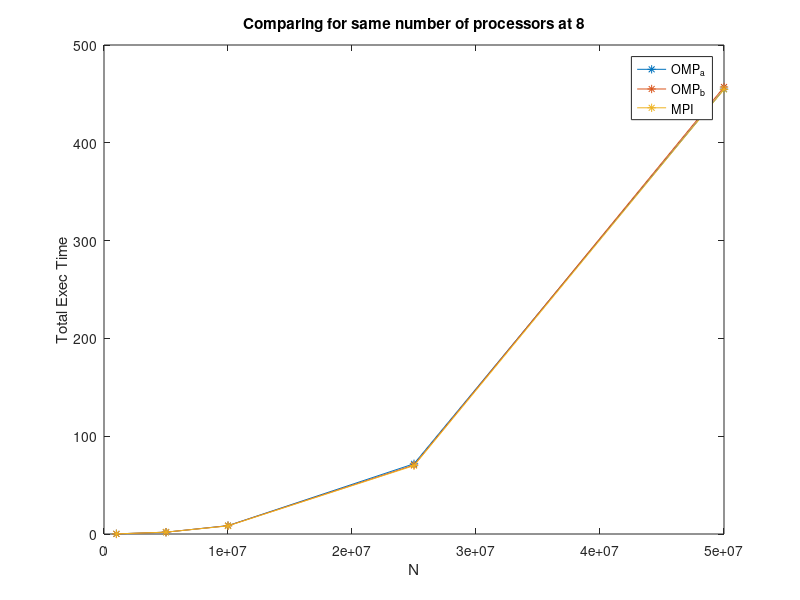

Reproduce this figure in MATLAB. (Note: this script raises an error after producing the figure.)
mat=[
    
%ID,N,p,np,initTime,CompTime,TotTime,MaxPrime,PrimeCount
1,1000000,1000,1,0.0109251,2.85902,2.86995,999983,78498
23,1000000,1000,1,0.0104325,2.86439,2.87489,999983,78498
24,1000000,1000,1,0.0105381,2.87076,2.8814,999983,78498
3,1000000,1000,1,0.0109019,2.87828,2.88919,999983,78498
23,1000000,1000,2,0.00566534,0.895859,0.901528,999983,78498
24,1000000,1000,2,0.00551413,0.900977,0.906595,999983,78498
3,1000000,1000,2,0.00537181,0.907276,0.912664,999983,78498
23,1000000,1000,3,0.00405848,0.473189,0.477163,999983,78498
24,1000000,1000,3,0.00407424,0.471719,0.47575,999983,78498
3,1000000,1000,3,0.0038631,0.467542,0.471285,999983,78498
23,1000000,1000,4,0.00304128,0.308657,0.311718,999983,78498
24,1000000,1000,4,0.0030117,0.309013,0.312088,999983,78498
3,1000000,1000,4,0.00272703,0.30658,0.309263,999983,78498
23,1000000,1000,5,0.00290884,0.224953,0.227936,999983,78498
24,1000000,1000,5,0.00319709,0.228006,0.231254,999983,78498
3,1000000,1000,5,0.00221086,0.223672,0.22588,999983,78498
23,1000000,1000,6,0.00234969,0.175563,0.177984,999983,78498
24,1000000,1000,6,0.00272737,0.177623,0.180293,999983,78498
3,1000000,1000,6,0.0019238,0.174175,0.176077,999983,78498
23,1000000,1000,7,0.00220992,0.143955,0.146302,999983,78498
24,1000000,1000,7,0.00244652,0.144763,0.147393,999983,78498
3,1000000,1000,7,0.00156689,0.142421,0.143901,999983,78498
23,1000000,1000,8,0.00231091,0.121143,0.123546,999983,78498
24,1000000,1000,8,0.00174756,0.12215,0.124017,999983,78498
3,1000000,1000,8,0.00140405,0.120919,0.122295,999983,78498
1,5000000,2236,1,0.0566952,62.925,62.9817,4999999,348513
23,5000000,2236,1,0.0559794,63.0696,63.126,4999999,348513
24,5000000,2236,1,0.0555749,63.0523,63.1083,4999999,348513
3,5000000,2236,1,0.056587,62.9775,63.0341,4999999,348513
23,5000000,2236,2,0.0291829,17.9127,17.9413,4999999,348513
24,5000000,2236,2,0.0287145,17.9574,17.9864,4999999,348513
3,5000000,2236,2,0.0287111,16.8965,16.9248,4999999,348513
23,5000000,2236,3,0.0190903,9.71713,9.73614,4999999,348513
24,5000000,2236,3,0.0188107,9.77904,9.79529,4999999,348513
3,5000000,2236,3,0.018357,9.52133,9.53964,4999999,348513
23,5000000,2236,4,0.0163419,5.55046,5.56657,4999999,348513
24,5000000,2236,4,0.0155,5.62815,5.6438,4999999,348513
3,5000000,2236,4,0.0142431,5.32953,5.34365,4999999,348513
23,5000000,2236,5,0.0130942,4.2744,4.28702,4999999,348513
24,5000000,2236,5,0.0126112,4.22009,4.23281,4999999,348513
3,5000000,2236,5,0.01092,4.02116,4.03211,4999999,348513
23,5000000,2236,6,0.0112023,3.06077,3.07137,4999999,348513
24,5000000,2236,6,0.0100707,2.96332,2.97354,4999999,348513
3,5000000,2236,6,0.00924516,2.87933,2.88849,4999999,348513
23,5000000,2236,7,0.0130488,2.4623,2.47542,4999999,348513
24,5000000,2236,7,0.0115916,2.45568,2.46705,4999999,348513
3,5000000,2236,7,0.00805402,2.36794,2.37589,4999999,348513
23,5000000,2236,8,0.0081878,1.86684,1.87499,4999999,348513
24,5000000,2236,8,0.0102694,1.85538,1.86531,4999999,348513
3,5000000,2236,8,0.00714397,1.88152,1.8884,4999999,348513
1,10000000,3162,1,0.114541,263.534,263.649,9999991,664579
23,10000000,3162,1,0.111759,266.319,266.432,9999991,664579
24,10000000,3162,1,0.111287,263.562,263.674,9999991,664579
3,10000000,3162,1,0.113525,262.9,263.014,9999991,664579
23,10000000,3162,2,0.0575361,68.3478,68.4057,9999991,664579
24,10000000,3162,2,0.0585618,68.4992,68.5571,9999991,664579
3,10000000,3162,2,0.0583041,65.6632,65.7205,9999991,664579
23,10000000,3162,3,0.0377734,39.8787,39.9166,9999991,664579
24,10000000,3162,3,0.0377172,40.0446,40.083,9999991,664579
3,10000000,3162,3,0.0372279,41.5971,41.6343,9999991,664579
23,10000000,3162,4,0.0310718,23.3333,23.3644,9999991,664579
24,10000000,3162,4,0.0307525,23.4075,23.4385,9999991,664579
3,10000000,3162,4,0.0287759,22.4619,22.4903,9999991,664579
23,10000000,3162,5,0.024358,18.4841,18.5092,9999991,664579
24,10000000,3162,5,0.0237509,18.5246,18.5483,9999991,664579
3,10000000,3162,5,0.0221479,18.4747,18.4968,9999991,664579
23,10000000,3162,6,0.021732,13.0244,13.046,9999991,664579
24,10000000,3162,6,0.0209918,13.1685,13.1892,9999991,664579
3,10000000,3162,6,0.018652,12.6015,12.62,9999991,664579
23,10000000,3162,7,0.0206326,11.338,11.3589,9999991,664579
24,10000000,3162,7,0.0187623,11.2932,11.3126,9999991,664579
3,10000000,3162,7,0.016259,10.925,10.9408,9999991,664579
23,10000000,3162,8,0.0211996,8.44769,8.46883,9999991,664579
24,10000000,3162,8,0.0213939,8.52464,8.54613,9999991,664579
3,10000000,3162,8,0.0144711,8.26764,8.28177,9999991,664579
1,25000000,5000,1,0.287517,2508.05,2508.34,24999983,1565927
23,25000000,5000,1,0.277853,2447.42,2447.7,24999983,1565927
24,25000000,5000,1,0.271933,2507,2507.27,24999983,1565927
3,25000000,5000,1,0.278782,2530,2530.28,24999983,1565927
23,25000000,5000,2,0.141878,449.159,449.301,24999983,1565927
24,25000000,5000,2,0.142134,452.826,452.964,24999983,1565927
3,25000000,5000,2,0.142407,446.494,446.635,24999983,1565927
23,25000000,5000,3,0.0925858,277.682,277.775,24999983,1565927
24,25000000,5000,3,0.0939465,276.364,276.456,24999983,1565927
3,25000000,5000,3,0.092726,316.586,316.678,24999983,1565927
23,25000000,5000,4,0.0737372,165.694,165.769,24999983,1565927
24,25000000,5000,4,0.0743929,164.748,164.822,24999983,1565927
3,25000000,5000,4,0.0710139,162.577,162.648,24999983,1565927
23,25000000,5000,5,0.0627959,141.274,141.338,24999983,1565927
24,25000000,5000,5,0.0638641,138.594,138.657,24999983,1565927
3,25000000,5000,5,0.0585709,150.91,150.967,24999983,1565927
23,25000000,5000,6,0.0506773,100.331,100.382,24999983,1565927
24,25000000,5000,6,0.0514688,100.314,100.365,24999983,1565927
3,25000000,5000,6,0.0464542,98.9907,99.0361,24999983,1565927
23,25000000,5000,7,0.0457986,91.7775,91.8246,24999983,1565927
24,25000000,5000,7,0.0473189,89.595,89.6424,24999983,1565927
3,25000000,5000,7,0.0403881,95.2045,95.2445,24999983,1565927
23,25000000,5000,8,0.0437691,70.4395,70.4842,24999983,1565927
24,25000000,5000,8,0.0453821,71.7525,71.7988,24999983,1565927
3,25000000,5000,8,0.0357001,69.9079,69.9422,24999983,1565927
1,50000000,7071,1,0.573697,13784.9,13785.5,49999991,3001134
23,50000000,7071,1,0.549857,13585.3,13585.8,49999991,3001134
24,50000000,7071,1,0.545471,13233.1,13233.7,49999991,3001134
3,50000000,7071,1,0.561956,13529.9,13530.5,49999991,3001134
23,50000000,7071,2,0.283084,2724.42,2724.71,49999991,3001134
24,50000000,7071,2,0.28276,2672.83,2673.12,49999991,3001134
3,50000000,7071,2,0.283465,2662.55,2662.82,49999991,3001134
23,50000000,7071,3,0.187959,1387.26,1387.44,49999991,3001134
24,50000000,7071,3,0.18933,1397.05,1397.24,49999991,3001134
3,50000000,7071,3,0.185277,1869.9,1870.08,49999991,3001134
23,50000000,7071,4,0.148161,992.723,992.873,49999991,3001134
24,50000000,7071,4,0.145647,996.622,996.769,49999991,3001134
3,50000000,7071,4,0.143209,986.963,987.104,49999991,3001134
23,50000000,7071,5,0.122931,759.295,759.409,49999991,3001134
24,50000000,7071,5,0.125796,762.491,762.617,49999991,3001134
3,50000000,7071,5,0.118089,942.304,942.421,49999991,3001134
23,50000000,7071,6,0.0985416,626.95,627.051,49999991,3001134
24,50000000,7071,6,0.101279,625.587,625.69,49999991,3001134
3,50000000,7071,6,0.0930021,620.567,620.659,49999991,3001134
23,50000000,7071,7,0.0900442,518.715,518.808,49999991,3001134
24,50000000,7071,7,0.0909002,514.704,514.798,49999991,3001134
3,50000000,7071,7,0.0815899,610.452,610.534,49999991,3001134
23,50000000,7071,8,0.0818246,456.927,457.011,49999991,3001134
24,50000000,7071,8,0.0838682,454.805,454.891,49999991,3001134
3,50000000,7071,8,0.073029,454.602,454.674,49999991,3001134
];

[r,c]=size(mat);

% plotCompareMethods(mat);
xcolumn=2;
xname='N';
ycolumn=7;
yname='Total Exec Time';

npcount=8;

k=1;l=1;m=1;n=1;
for i=1:r
        if mat(i,1)==1 
         y1(k)=mat(i,ycolumn);
         x1(k)=mat(i,xcolumn);
         k=k+1;
        elseif (mat(i,4)==npcount && mat(i,1)==24) % v_4 = a
         y2(l)=mat(i,ycolumn);
         x2(l)=mat(i,xcolumn);
         l=l+1;
        elseif (mat(i,4)==npcount && mat(i,1)==23) % v_3 = b 
         y3(m)=mat(i,ycolumn);
         x3(m)=mat(i,xcolumn);
         m=m+1;
        elseif (mat(i,4)==npcount && mat(i,1)==3) 
         y4(n)=mat(i,ycolumn);
         x4(n)=mat(i,xcolumn);
         n=n+1;
        end
end
    
figure(1);
plot(x2,y2,'-*',x3,y3,'-*',x4,y4,'-*');
%plot(x1,y1,'-*',x2,y2,'-*',x3,y3,'-*',x4,y4,'-*');
%legend('Serial', 'OMP_a', 'OMP_b', 'MPI')
legend('OMP_a', 'OMP_b', 'MPI');
title('Comparing for same number of processors at 8');
%axis equal;
xlabel(xname);
ylabel(yname);
% grid on;

k=1;
for i=1:r
        if mat(i,1)==1 
         X(k,1)=mat(i,2);
         X(k,2)=mat(i,3);
         X(k,3)=mat(i,8);
         X(k,4)=mat(i,9);
         k=k+1;
        end
end
X
%xlswrite('cs292.xls', X)


plotMethod(2,mat, ycolumn,xcolumn,3,'MPI',xname,yname);
plotMethod(3,mat, ycolumn,xcolumn,24,'OMP_a',xname,yname);
plotMethod(4,mat, ycolumn,xcolumn,23,'OMP_b',xname,yname);
